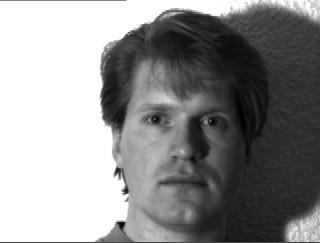
#> input picture train/Subject01 (1).jpg, 320 x 243 px, given in place of avengers-endgame.jpg, which was not available
$ jupyter execute --allow-errors 'Viola Jones Algorithm.ipynb'
#> lines starting #> are read from the running program, lines starting #| are printed output that depends on the picture; after the words box and inside, x2 and y2 are one past the last pixel; in counts of white or black regions, pixels touching at a corner belong together; pictures that were not available may be replaced by others from this repository, and a replacement may not be noted
[cell 1]
import cv2

face_cascade = cv2.CascadeClassifier('cascade_final_1.xml')

img = cv2.imread('avengers-endgame.jpg')
#> img is the input picture: shape (243, 320, 3); min 0, max 255, mean 143.1
gray = cv2.cvtColor(img, cv2.COLOR_BGR2GRAY)
faces = face_cascade.detectMultiScale(gray,1.1,1)
#> faces = [[111, 67, 146, 146]]

for (x,y,w,h) in faces:
    cv2.rectangle(img,(x,y),(x+w,y+h),(255,0,0),2)
#> this loop made 1 pass
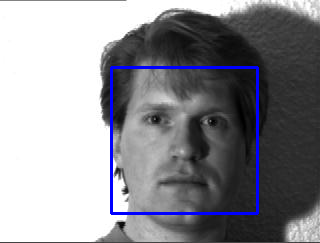
#> img: shape (243, 320, 3); 2.25% of pixels changed, all inside (x1, y1, x2, y2) = (110, 66, 259, 215)

cv2.imshow('img',img)
cv2.waitKey()
#> Out = 27
#> the loop `for (x,y,w,h) in faces:` made 1 pass
#> (x, y, w, h) on pass 1: (111, 67, 146, 146)
#> after the loop `for (x,y,w,h) in faces:`: Max_Height = 146

[cell 2]
Max_Width=0
Max_Height=0

images_train = 8
variants = 15

#> (the rest of this cell did not finish here and is left out)

[cell 3]
Max_Width
#> Out = 146

[cell 4]
Max_Height
#> Out = 146


$ run again, on train/Subject01 (5).jpg
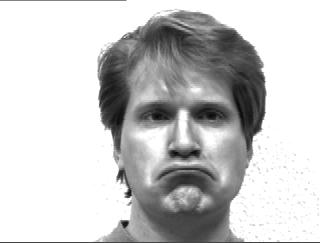
#> input picture train/Subject01 (5).jpg, 320 x 243 px, given in place of avengers-endgame.jpg, which was not available
#> img is the input picture: shape (243, 320, 3); min 5, max 255, mean 200.9
#> faces = [[107, 55, 155, 155]]
#> the loop `for (x,y,w,h) in faces:` made 1 pass
#> after the loop `for (x,y,w,h) in faces:`:
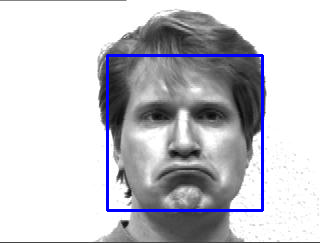
#> img: shape (243, 320, 3); 2.39% of pixels changed, all inside (x1, y1, x2, y2) = (106, 54, 264, 212)
#> `cv2.waitKey()`: Out = 27
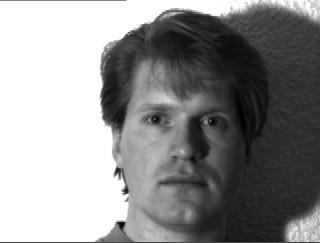
#> input picture train/Subject01 (1).jpg, 320 x 243 px
#> the loop `for (x,y,w,h) in faces:` made 1 pass
#> (x, y, w, h) on pass 1: (107, 55, 155, 155)
#> after the loop `for (x,y,w,h) in faces:`: Max_Height = 155
